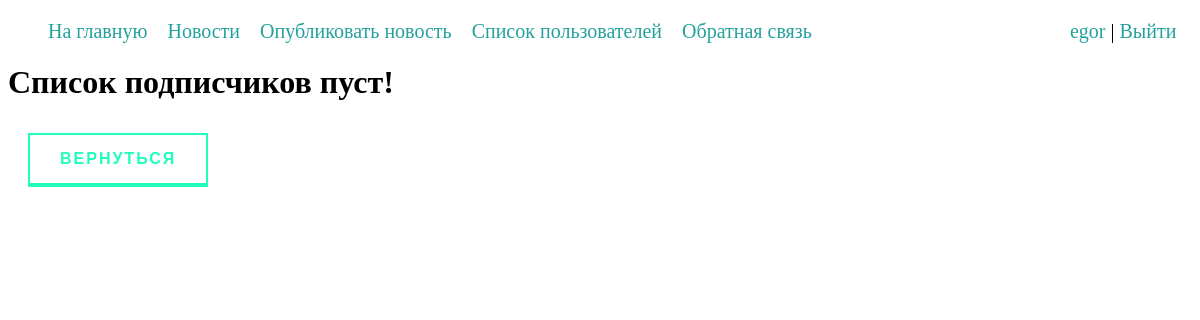
/account/followers/?usid=3 (signed in), run on an earlier commit of the app's database.
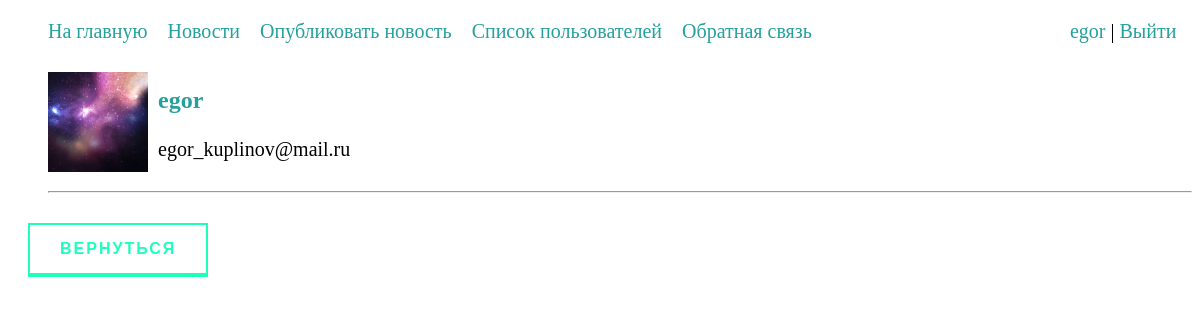
And on a later commit of the database.
### news/models.py (models this page shows, shortened)
class UserFollowing(models.Model):
    user = models.ForeignKey(User, related_name="following", on_delete=models.CASCADE, null=True)
    following_user = models.ForeignKey(User, related_name="followers", on_delete=models.CASCADE, null=True)

class Profile(models.Model):
    user = models.OneToOneField(User, null=True, on_delete=models.CASCADE)
    about = models.TextField(null=True, blank=True)
    profile_pic = models.ImageField(null=True, blank=True, upload_to="photos/", default="photos/user.png", verbose_name='Фотография пользователя')
    class Meta:
        verbose_name = 'Профиль'
        verbose_name_plural = 'Профили'
        ordering = ['id']
    def get_absolute_url(self):
        return reverse('profile', kwargs={'profile_id': self.pk})

### account/views.py (the view)
# urls.py: path('followers/', Followers.as_view(), name='followers'),
class Followers(LoginRequiredMixin, DataMixin, ListView):
    model = UserFollowing
    template_name = 'account/follower.html'
    context_object_name = 'followers'
    paginate_by = 5
    def get_context_data(self, *, object_list=None, **kwargs):
        context = super().get_context_data(**kwargs)
        context['profile_usid'] = Profile.objects.select_related('user').get(user_id=self.request.GET.get('usid'))
        mix_def = self.get_user_context(title='Подписчики пользователя ' + User.objects.select_related('profile')
                                        .get(id=self.request.GET.get('usid'))
                                        .username)
        return dict(list(context.items()) + list(mix_def.items()))
    def get_queryset(self):
        return UserFollowing.objects\
            .filter(user_id=self.request.GET.get('usid'))\
            .select_related('following_user', 'following_user__profile')

### account/utils.py (called while the page is built)
    def get_user_context(self, **kwargs):
        context = kwargs
        cats = Category.objects.all()
        context['menu'] = menu
        context['cats'] = cats
        return context

### account/templates/account/follower.html (shortened to what this page needs)
{% extends 'news/base.html' %}
{% load static %}
{% block content %}
{% if not followers %}
    <h1>Список подписчиков пуст!</h1>
{% endif %}
<ul class="user-list">
{% for f in followers %}
    <li>
            <div class="user-in-list">
                <img src="{{ f.following_user.profile.profile_pic.url }}" class="avatar_for_list" alt="avatar">
                <div>
                    <p style="font-size: 24px;"><a href="{{ f.following_user.profile.get_absolute_url }}"><b>{{ f.following_user.username }}</b></a></p>
                    <p>{{ f.following_user.email }}</p>
                </div>
            </div>
        </li>
    <hr>
{% endfor %}
</ul>
<a href="{% url 'profile' profile_id=profile_usid.id %}" class="animated-button">Вернуться</a>
{% endblock %}

### news/templates/news/base.html (shortened to what this page needs)
{% load static %}
<!DOCTYPE html>
<html lang="en">
<head>
    <link rel='stylesheet' type='text/css' href="{% static 'news/css/styles.css' %}" />
</head>
<body>
{% block mainmenu %}
<ul class="head">
    {% for m in menu %}
    <li><a href="{% url m.url_name %}">{{m.title}}</a></li>
    {% endfor %}
    {% if request.user.is_authenticated %}
            <li class="headLogin"><a href="{% url 'profile' profile_id=user.profile.id %}">{{ user.username }}</a> | <a href="{% url 'logout' %}">Выйти</a></li>
    {% else %}
        <li class="headLogin"><a href="{% url 'register' %}">Регистрация</a> | <a href="{% url 'login' %}">Вход</a></li>
    {% endif %}
</ul>
{% endblock mainmenu %}
{% block content %}
{% endblock %}
</body>
</html>

What changed in the data, as far as the page shows it:
added UserFollowing: following_user.profile.profile_pic (picture), following_user.username "egor", following_user.email "egor_kuplinov@mail.ru"
Also different on the page:
text no longer shown: "Список подписчиков пуст!"
